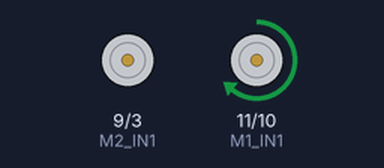
Recording of a sketch running on a simulated Arduino Uno, built with avr-gcc and run on an emulated ATmega328P. Parts: motor-driver pin pairs drawn as motors (green arrow = first pin HIGH = forward, orange = second pin HIGH = backward, longer = more drive).

Above: at 7.3 s.
At 16.5 s:
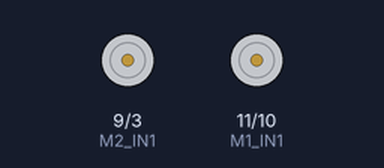
At 24.3 s:
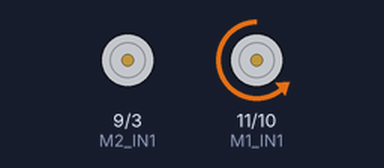
At 39.94 s:
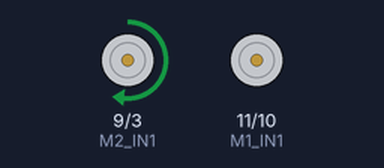
Timing chart, 0 to 40.0 s (numbered marks = the images above):
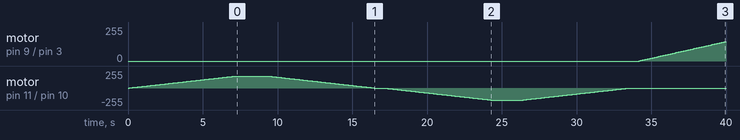

The sketch:

POC_Hbrug.ino
```cpp
// Motor 1 pinnen
const int M1_IN1 = 11   ;
const int M1_IN2 = 10;

// Motor 2 pinnen
const int M2_IN1 = 9;
const int M2_IN2 = 3;

// PWM instellingen
const int MAX_PWM = 180; // => Max 6 V bij batterij van 8.4V
const int Stap = 2; // Versnelling
const int Pauze = 80; // Vertragin tussen stappen
const int loopduur = 2000; // Volle snelheid

void setup() {
  pinMode(M1_IN1, OUTPUT);
  pinMode(M1_IN2, OUTPUT);
  pinMode(M2_IN1, OUTPUT);
  pinMode(M2_IN2, OUTPUT);
}

//cylclus
void motorCycle(int IN1, int IN2) {
  // Versnellen vooruit
  for (int pwm = 0; pwm <= MAX_PWM; pwm += Stap) {
    analogWrite(IN1, pwm);
    analogWrite(IN2, 0);
    delay(Pauze);
  }

  // Constant vooruit
  analogWrite(IN1, MAX_PWM);
  analogWrite(IN2, 0);
  delay(loopduur);

  // Afremmen
  for (int pwm = MAX_PWM; pwm >= 0; pwm -= Stap) {
    analogWrite(IN1, pwm);
    analogWrite(IN2, 0);
    delay(Pauze);
  }

  delay(500);

  // Versnellen achteruit
  for (int pwm = 0; pwm <= MAX_PWM; pwm += Stap) {
    analogWrite(IN1, 0);
    analogWrite(IN2, pwm);
    delay(Pauze);
  }

  // Constant achteruit
  analogWrite(IN1, 0);
  analogWrite(IN2, MAX_PWM);
  delay(loopduur);

  // Afremmen
  for (int pwm = MAX_PWM; pwm >= 0; pwm -= Stap) {
    analogWrite(IN1, 0);
    analogWrite(IN2, pwm);
    delay(Pauze);
  }

  delay(500);
}

void loop() {
  motorCycle(M1_IN1, M1_IN2); // Motor 1
  motorCycle(M2_IN1, M2_IN2); // Motor 2
}
```

Measured:
- by itself, motor on pin 9 (M2_IN1) / pin 3 (M2_IN2): moves from stopped to forward 146/255 over 5.8 s
